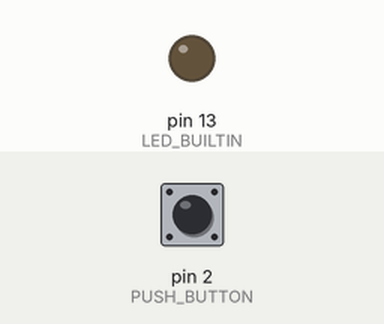
Recording of a sketch running on a simulated Arduino Uno, built with avr-gcc and run on an emulated ATmega328P. Parts: output pins drawn as LEDs (lit = HIGH). Inputs (shaded band) come from the test bench; at power-on: pin 2 (PUSH_BUTTON) HIGH.

Above: at 1.2 s.
1.3 s: pin 2 (PUSH_BUTTON) pulled LOW for 0.15 s
At 2.1 s:
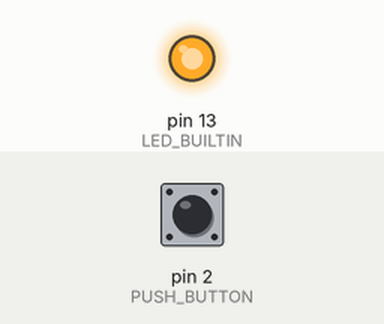
2.9 s: pin 2 (PUSH_BUTTON) pulled LOW for 1 s
At 3.3 s:
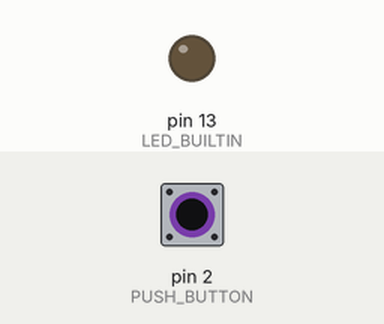
5.4 s: pin 2 (PUSH_BUTTON) pulled LOW for 3.2 s
At 6.4 s:
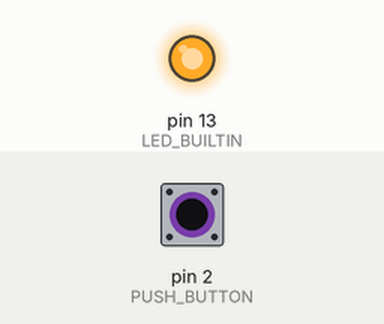
Timing chart, 0 to 8.4 s (numbered marks = the images above; inputs shaded):
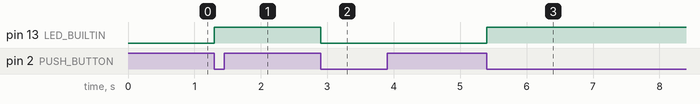

The sketch:

5_interrupts_ardunio_toggle_led.ino
```cpp
static constexpr uint8_t PUSH_BUTTON = 2;
volatile uint8_t builtinLedState = LOW;


void toggleLed() {
  builtinLedState ^= 1;                       // toggling the LED state
  digitalWrite(LED_BUILTIN, builtinLedState);
}

void setup() {
  pinMode(LED_BUILTIN, OUTPUT);
  pinMode(PUSH_BUTTON, INPUT_PULLUP);
  digitalWrite(LED_BUILTIN, builtinLedState);
  attachInterrupt(                            // enabling interrupts on D2
    digitalPinToInterrupt(PUSH_BUTTON),       // mapping D2 to Atmega's INT0
                                              // this is for readability
    &toggleLed,                                // a pointer to function, simply pass
                                              // a name of your function, it's not that scary!
    FALLING);                                 // activate the interrupt on falling edge
}

void loop() {
  delay(10000);
}
```

Measured:
- after the input at 1.3 s, pin 13 (LED_BUILTIN): LOW → HIGH at once
- after the input at 2.9 s, pin 13 (LED_BUILTIN): HIGH → LOW at once
- after the input at 5.4 s, pin 13 (LED_BUILTIN): LOW → HIGH at once
